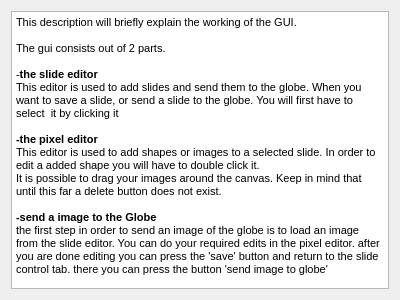
<?xml version="1.0" encoding="UTF-8"?>
<ui version="4.0">
 <class>helper</class>
 <widget class="QDialog" name="helper">
  <property name="geometry">
   <rect>
    <x>0</x>
    <y>0</y>
    <width>400</width>
    <height>300</height>
   </rect>
  </property>
  <property name="windowTitle">
   <string>Dialog</string>
  </property>
  <layout class="QVBoxLayout" name="verticalLayout">
   <item>
    <widget class="QTextBrowser" name="textBrowser">
     <property name="html">
      <string>&lt;!DOCTYPE HTML PUBLIC &quot;-//W3C//DTD HTML 4.0//EN&quot; &quot;http://www.w3.org/TR/REC-html40/strict.dtd&quot;&gt;
&lt;html&gt;&lt;head&gt;&lt;meta name=&quot;qrichtext&quot; content=&quot;1&quot; /&gt;&lt;style type=&quot;text/css&quot;&gt;
p, li { white-space: pre-wrap; }
&lt;/style&gt;&lt;/head&gt;&lt;body style=&quot; font-family:'MS Shell Dlg 2'; font-size:8.25pt; font-weight:400; font-style:normal;&quot;&gt;
&lt;p style=&quot; margin-top:0px; margin-bottom:0px; margin-left:0px; margin-right:0px; -qt-block-indent:0; text-indent:0px;&quot;&gt;This description will briefly explain the working of the GUI.&lt;/p&gt;
&lt;p style=&quot;-qt-paragraph-type:empty; margin-top:0px; margin-bottom:0px; margin-left:0px; margin-right:0px; -qt-block-indent:0; text-indent:0px;&quot;&gt;&lt;br /&gt;&lt;/p&gt;
&lt;p style=&quot; margin-top:0px; margin-bottom:0px; margin-left:0px; margin-right:0px; -qt-block-indent:0; text-indent:0px;&quot;&gt;The gui consists out of 2 parts. &lt;/p&gt;
&lt;p style=&quot;-qt-paragraph-type:empty; margin-top:0px; margin-bottom:0px; margin-left:0px; margin-right:0px; -qt-block-indent:0; text-indent:0px;&quot;&gt;&lt;br /&gt;&lt;/p&gt;
&lt;p style=&quot; margin-top:0px; margin-bottom:0px; margin-left:0px; margin-right:0px; -qt-block-indent:0; text-indent:0px;&quot;&gt;-&lt;span style=&quot; font-weight:600;&quot;&gt;the slide editor&lt;/span&gt;&lt;/p&gt;
&lt;p style=&quot; margin-top:0px; margin-bottom:0px; margin-left:0px; margin-right:0px; -qt-block-indent:0; text-indent:0px;&quot;&gt;This editor is used to add slides and send them to the globe. When you want to save a slide, or send a slide to the globe. You will first have to select  it by clicking it&lt;/p&gt;
&lt;p style=&quot;-qt-paragraph-type:empty; margin-top:0px; margin-bottom:0px; margin-left:0px; margin-right:0px; -qt-block-indent:0; text-indent:0px;&quot;&gt;&lt;br /&gt;&lt;/p&gt;
&lt;p style=&quot; margin-top:0px; margin-bottom:0px; margin-left:0px; margin-right:0px; -qt-block-indent:0; text-indent:0px;&quot;&gt;&lt;span style=&quot; font-weight:600;&quot;&gt;-the pixel editor&lt;/span&gt;&lt;/p&gt;
&lt;p style=&quot; margin-top:0px; margin-bottom:0px; margin-left:0px; margin-right:0px; -qt-block-indent:0; text-indent:0px;&quot;&gt;This editor is used to add shapes or images to a selected slide. In order to edit a added shape you will have to double click it. &lt;/p&gt;
&lt;p style=&quot; margin-top:0px; margin-bottom:0px; margin-left:0px; margin-right:0px; -qt-block-indent:0; text-indent:0px;&quot;&gt;It is possible to drag your images around the canvas. Keep in mind that until this far a delete button does not exist.&lt;/p&gt;
&lt;p style=&quot;-qt-paragraph-type:empty; margin-top:0px; margin-bottom:0px; margin-left:0px; margin-right:0px; -qt-block-indent:0; text-indent:0px;&quot;&gt;&lt;br /&gt;&lt;/p&gt;
&lt;p style=&quot; margin-top:0px; margin-bottom:0px; margin-left:0px; margin-right:0px; -qt-block-indent:0; text-indent:0px;&quot;&gt;&lt;span style=&quot; font-weight:600;&quot;&gt;-send a image to the Globe&lt;/span&gt;&lt;/p&gt;
&lt;p style=&quot; margin-top:0px; margin-bottom:0px; margin-left:0px; margin-right:0px; -qt-block-indent:0; text-indent:0px;&quot;&gt;&lt;span style=&quot; font-size:8pt;&quot;&gt;the first step in order to send &lt;/span&gt;&lt;a name=&quot;spans0e0&quot;&gt;&lt;/a&gt;&lt;span style=&quot; font-size:8pt;&quot;&gt;a&lt;/span&gt;&lt;span style=&quot; font-size:8pt;&quot;&gt;n image &lt;/span&gt;&lt;a name=&quot;spans0e1&quot;&gt;&lt;/a&gt;&lt;span style=&quot; font-size:8pt;&quot;&gt;o&lt;/span&gt;&lt;span style=&quot; font-size:8pt;&quot;&gt;f the globe is to load &lt;/span&gt;&lt;a name=&quot;spans0e2&quot;&gt;&lt;/a&gt;&lt;span style=&quot; font-size:8pt;&quot;&gt;a&lt;/span&gt;&lt;span style=&quot; font-size:8pt;&quot;&gt;n image from the slide editor. You can do your required edits in the pixel editor. after you are done editing you can press the 'save' button and return to the slide control tab. there you can press the button '&lt;/span&gt;&lt;a name=&quot;spans0e3&quot;&gt;&lt;/a&gt;&lt;span style=&quot; font-size:8pt;&quot;&gt;s&lt;/span&gt;&lt;span style=&quot; font-size:8pt;&quot;&gt;end image to globe'&lt;/span&gt;&lt;/p&gt;&lt;/body&gt;&lt;/html&gt;</string>
     </property>
    </widget>
   </item>
  </layout>
 </widget>
 <resources/>
 <connections/>
</ui>
